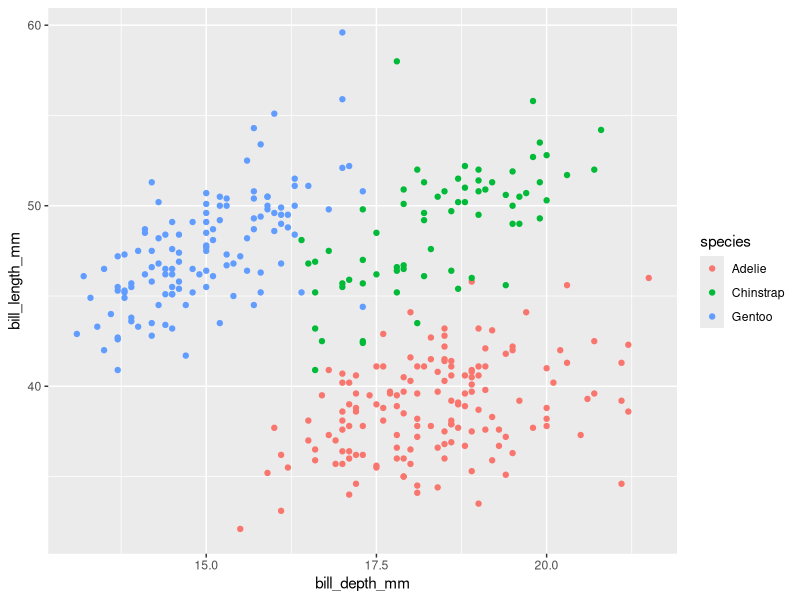

Here is the R script that generated this plot:
## ---- chunk 1
library(palmerpenguins)
library(tidyverse)
## ---- chunk 2
ggplot(data = penguins, mapping = aes(x = bill_depth_mm, y = bill_length_mm, color = species)) + 
  geom_point()
